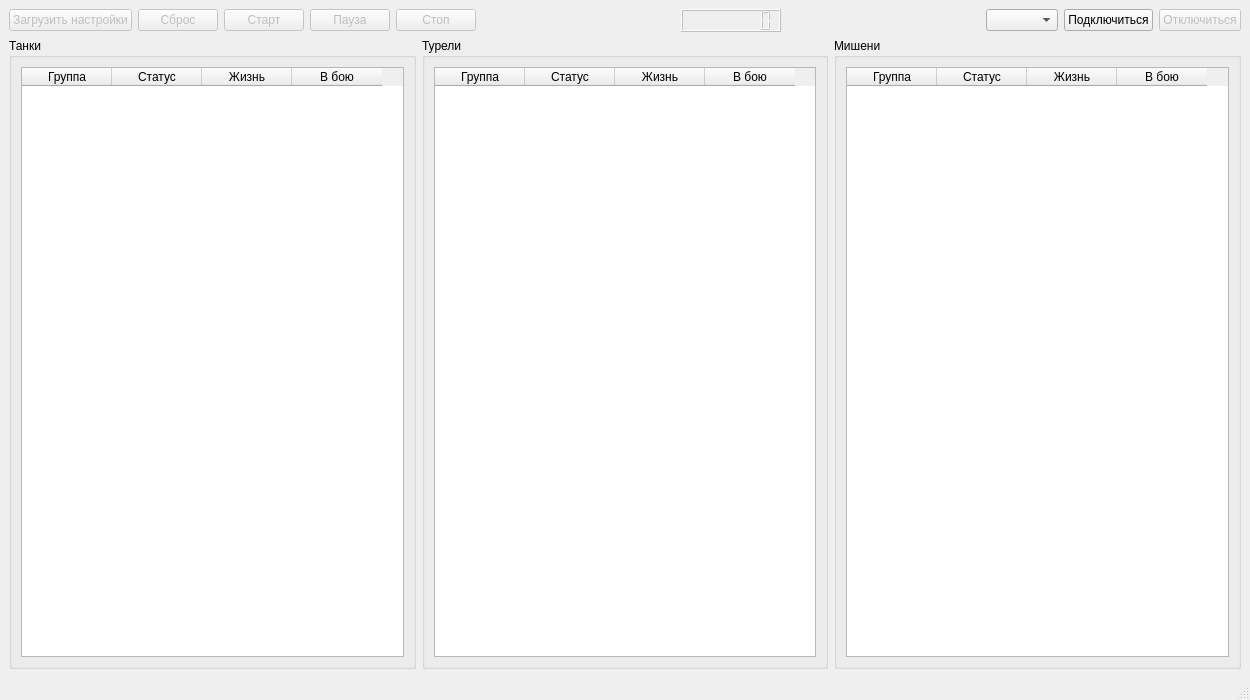
<?xml version="1.0" encoding="UTF-8"?>
<ui version="4.0">
 <class>MainWindow</class>
 <widget class="QMainWindow" name="MainWindow">
  <property name="geometry">
   <rect>
    <x>0</x>
    <y>0</y>
    <width>1250</width>
    <height>700</height>
   </rect>
  </property>
  <property name="windowTitle">
   <string>Роботлон</string>
  </property>
  <widget class="QWidget" name="centralwidget">
   <layout class="QVBoxLayout" name="centralVerticalLayout">
    <item>
     <layout class="QHBoxLayout" name="controlsHorizontalLayout">
      <item>
       <widget class="QPushButton" name="uploadPushButton">
        <property name="enabled">
         <bool>false</bool>
        </property>
        <property name="text">
         <string>Загрузить настройки</string>
        </property>
       </widget>
      </item>
      <item>
       <widget class="QPushButton" name="resetPushButton">
        <property name="enabled">
         <bool>false</bool>
        </property>
        <property name="text">
         <string>Сброс</string>
        </property>
       </widget>
      </item>
      <item>
       <widget class="QPushButton" name="startPushButton">
        <property name="enabled">
         <bool>false</bool>
        </property>
        <property name="text">
         <string>Старт</string>
        </property>
       </widget>
      </item>
      <item>
       <widget class="QPushButton" name="pausePushButton">
        <property name="enabled">
         <bool>false</bool>
        </property>
        <property name="text">
         <string>Пауза</string>
        </property>
        <property name="checkable">
         <bool>true</bool>
        </property>
       </widget>
      </item>
      <item>
       <widget class="QPushButton" name="stopPushButton">
        <property name="enabled">
         <bool>false</bool>
        </property>
        <property name="text">
         <string>Стоп</string>
        </property>
       </widget>
      </item>
      <item>
       <spacer name="leftControlsHorizontalSpacer">
        <property name="orientation">
         <enum>Qt::Horizontal</enum>
        </property>
        <property name="sizeHint" stdset="0">
         <size>
          <width>40</width>
          <height>20</height>
         </size>
        </property>
       </spacer>
      </item>
      <item>
       <widget class="QLCDNumber" name="clockLcdNumber">
        <property name="enabled">
         <bool>false</bool>
        </property>
        <property name="minimumSize">
         <size>
          <width>100</width>
          <height>0</height>
         </size>
        </property>
        <property name="numDigits">
         <number>8</number>
        </property>
       </widget>
      </item>
      <item>
       <spacer name="rightControlsHorizontalSpacer">
        <property name="orientation">
         <enum>Qt::Horizontal</enum>
        </property>
        <property name="sizeHint" stdset="0">
         <size>
          <width>40</width>
          <height>20</height>
         </size>
        </property>
       </spacer>
      </item>
      <item>
       <widget class="QComboBox" name="serialPortComboBox"/>
      </item>
      <item>
       <widget class="QPushButton" name="connectPushButton">
        <property name="text">
         <string>Подключиться</string>
        </property>
       </widget>
      </item>
      <item>
       <widget class="QPushButton" name="disconnectPushButton">
        <property name="enabled">
         <bool>false</bool>
        </property>
        <property name="text">
         <string>Отключиться</string>
        </property>
       </widget>
      </item>
     </layout>
    </item>
    <item>
     <layout class="QHBoxLayout" name="devicesHorizontalLayout">
      <item>
       <widget class="QGroupBox" name="tankGroupBox">
        <property name="title">
         <string>Танки</string>
        </property>
        <layout class="QVBoxLayout" name="tankVerticalLayout">
         <item>
          <widget class="QTableWidget" name="tankTableWidget">
           <property name="selectionMode">
            <enum>QAbstractItemView::NoSelection</enum>
           </property>
           <attribute name="horizontalHeaderDefaultSectionSize">
            <number>90</number>
           </attribute>
           <column>
            <property name="text">
             <string>Группа</string>
            </property>
           </column>
           <column>
            <property name="text">
             <string>Статус</string>
            </property>
           </column>
           <column>
            <property name="text">
             <string>Жизнь</string>
            </property>
           </column>
           <column>
            <property name="text">
             <string>В бою</string>
            </property>
           </column>
          </widget>
         </item>
        </layout>
       </widget>
      </item>
      <item>
       <widget class="QGroupBox" name="turretGroupBox">
        <property name="title">
         <string>Турели</string>
        </property>
        <layout class="QVBoxLayout" name="turretVerticalLayout">
         <item>
          <widget class="QTableWidget" name="turretTableWidget">
           <property name="selectionMode">
            <enum>QAbstractItemView::NoSelection</enum>
           </property>
           <attribute name="horizontalHeaderDefaultSectionSize">
            <number>90</number>
           </attribute>
           <column>
            <property name="text">
             <string>Группа</string>
            </property>
           </column>
           <column>
            <property name="text">
             <string>Статус</string>
            </property>
           </column>
           <column>
            <property name="text">
             <string>Жизнь</string>
            </property>
           </column>
           <column>
            <property name="text">
             <string>В бою</string>
            </property>
           </column>
          </widget>
         </item>
        </layout>
       </widget>
      </item>
      <item>
       <widget class="QGroupBox" name="targetGroupBox">
        <property name="title">
         <string>Мишени</string>
        </property>
        <layout class="QVBoxLayout" name="targetVerticalLayout">
         <item>
          <widget class="QTableWidget" name="targetTableWidget">
           <property name="selectionMode">
            <enum>QAbstractItemView::NoSelection</enum>
           </property>
           <attribute name="horizontalHeaderDefaultSectionSize">
            <number>90</number>
           </attribute>
           <column>
            <property name="text">
             <string>Группа</string>
            </property>
           </column>
           <column>
            <property name="text">
             <string>Статус</string>
            </property>
           </column>
           <column>
            <property name="text">
             <string>Жизнь</string>
            </property>
           </column>
           <column>
            <property name="text">
             <string>В бою</string>
            </property>
           </column>
          </widget>
         </item>
        </layout>
       </widget>
      </item>
     </layout>
    </item>
   </layout>
  </widget>
  <widget class="QMenuBar" name="menubar">
   <property name="geometry">
    <rect>
     <x>0</x>
     <y>0</y>
     <width>1250</width>
     <height>30</height>
    </rect>
   </property>
  </widget>
  <widget class="QStatusBar" name="statusbar"/>
 </widget>
 <resources/>
 <connections/>
</ui>
